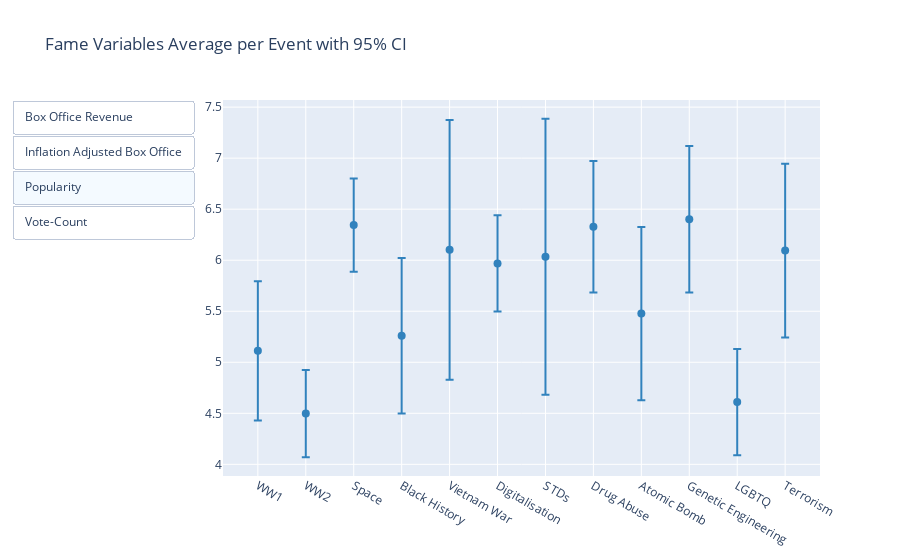

This figure's notebook cell:
### Code cell
columns_to_compare = ['box_office', 'popularity', 'vote_count'] 

all_averages, lower_bounds, upper_bounds = compute_averages_and_cis(events, columns_to_compare, movies_events)
averages, lb, ub = compute_averages_and_cis(events, ['inflation_adjusted_box_office'], movies_events_df)

all_averages.update(averages)
lower_bounds.update(lb)
upper_bounds.update(ub)

# Create a subplot 

fig = make_subplots(rows = 1, cols = 1, shared_xaxes = True)


# Initializing visibility list to only show "Box Office Revenue" initially

initial_visibility = [True, False, False, False]


# Iterate through the datasets and add traces to the plot

for i, (averages, lower_bound, upper_bound, y_label) in enumerate(zip([all_averages['box_office'], all_averages['inflation_adjusted_box_office'], all_averages['popularity'], all_averages['vote_count']],
                                                                      [lower_bounds['box_office'], lower_bounds['inflation_adjusted_box_office'], lower_bounds['popularity'], lower_bounds['vote_count']],
                                                                      [upper_bounds['box_office'], upper_bounds['inflation_adjusted_box_office'], upper_bounds['popularity'], upper_bounds['vote_count']],
                                                                      ['Box Office Revenue', 'inflation_adjusted_box_office', 'Popularity', 'Vote-Count'])):
    
    # Calculate symmetric error values
    
    symmetric_error = [(upper - lower) / 2 for upper, lower in zip(upper_bound, lower_bound)]

    # Scatter plot for mean with symmetric error bars
    marker_style = dict(size = 8, color = f'rgb{tuple(int(x * 255) for x in cm.tab20c(0)[:3])}')
    scatter_trace = go.Scatter(x = events, y = averages, mode = 'markers', name = y_label, marker = marker_style, visible = initial_visibility[i],
                              error_y = dict(type ='data', array = symmetric_error, symmetric = True))
    fig.add_trace(scatter_trace, row = 1, col = 1)

# Update layout

fig.update_layout(title_text='Fame Variables Average per Event with 95% CI', showlegend=False)


# Update menu to show/hide individual traces

buttons = []
for i, y_label in enumerate(['Box Office Revenue', 'Inflation Adjusted Box Office', 'Popularity', 'Vote-Count']):
    button = dict(label  =y_label, method = 'update', args = [{'visible': [True if j == i else False for j in range(4)]}])
    buttons.append(button)

    
    
fig.update_layout(updatemenus=[dict(type = 'buttons', showactive = True, buttons = buttons)])
fig.show()

### Figure 1 — Plotly figure (JSON) as saved in the notebook; plotly's stock layout.template omitted (floating-point values rounded to 4 significant figures)
{"data": [{"error_y": {"array": [16250000.0, 5726000.0, 10990000.0, 10930000.0, 9608000.0, 10470000.0, 34380000.0, 5376000.0, 18500000.0, 13100000.0, 9162000.0, 10370000.0], "symmetric": true, "type": "data"}, "marker": {"color": "rgb(49, 130, 189)", "size": 8}, "mode": "markers", "name": "Box Office Revenue", "type": "scatter", "visible": false, "x": ["WW1", "WW2", "Space", "Black History", "Vietnam War", "Digitalisation", "STDs", "Drug Abuse", "Atomic Bomb", "Genetic Engineering", "LGBTQ", "Terrorism"], "xaxis": "x", "y": [40310000.0, 22070000.0, 57330000.0, 31120000.0, 33490000.0, 42920000.0, 50250000.0, 29970000.0, 50430000.0, 53060000.0, 19710000.0, 40370000.0], "yaxis": "y"}, {"error_y": {"array": [19490000.0, 7797000.0, 11330000.0, 10760000.0, 14170000.0, 10050000.0, 55900000.0, 5931000.0, 17310000.0, 12760000.0, 9462000.0, 8614000.0], "symmetric": true, "type": "data"}, "marker": {"color": "rgb(49, 130, 189)", "size": 8}, "mode": "markers", "name": "inflation_adjusted_box_office", "type": "scatter", "visible": false, "x": ["WW1", "WW2", "Space", "Black History", "Vietnam War", "Digitalisation", "STDs", "Drug Abuse", "Atomic Bomb", "Genetic Engineering", "LGBTQ", "Terrorism"], "xaxis": "x", "y": [27610000.0, 21630000.0, 47980000.0, 28690000.0, 32840000.0, 38260000.0, 27400000.0, 27840000.0, 38140000.0, 49450000.0, 19980000.0, 34920000.0], "yaxis": "y"}, {"error_y": {"array": [0.6819, 0.4274, 0.457, 0.7615, 1.273, 0.4715, 1.352, 0.6445, 0.8488, 0.7181, 0.5211, 0.8514], "symmetric": true, "type": "data"}, "marker": {"color": "rgb(49, 130, 189)", "size": 8}, "mode": "markers", "name": "Popularity", "type": "scatter", "visible": true, "x": ["WW1", "WW2", "Space", "Black History", "Vietnam War", "Digitalisation", "STDs", "Drug Abuse", "Atomic Bomb", "Genetic Engineering", "LGBTQ", "Terrorism"], "xaxis": "x", "y": [5.112, 4.497, 6.345, 5.26, 6.102, 5.969, 6.034, 6.327, 5.477, 6.401, 4.61, 6.094], "yaxis": "y"}, {"error_y": {"array": [123.3, 61.28, 72.67, 135.8, 110.2, 90.41, 231.1, 72.47, 137.1, 101.6, 64.52, 106.7], "symmetric": true, "type": "data"}, "marker": {"color": "rgb(49, 130, 189)", "size": 8}, "mode": "markers", "name": "Vote-Count", "type": "scatter", "visible": false, "x": ["WW1", "WW2", "Space", "Black History", "Vietnam War", "Digitalisation", "STDs", "Drug Abuse", "Atomic Bomb", "Genetic Engineering", "LGBTQ", "Terrorism"], "xaxis": "x", "y": [299.2, 219.7, 403.1, 298.4, 276.9, 380.3, 427.4, 343.7, 367.1, 446.8, 164.2, 333.6], "yaxis": "y"}], "layout": {"autosize": true, "showlegend": false, "title": {"text": "Fame Variables Average per Event with 95% CI"}, "updatemenus": [{"active": 2, "buttons": [{"args": [{"visible": [true, false, false, false]}], "label": "Box Office Revenue", "method": "update"}, {"args": [{"visible": [false, true, false, false]}], "label": "Inflation Adjusted Box Office", "method": "update"}, {"args": [{"visible": [false, false, true, false]}], "label": "Popularity", "method": "update"}, {"args": [{"visible": [false, false, false, true]}], "label": "Vote-Count", "method": "update"}], "showactive": true, "type": "buttons"}], "xaxis": {"anchor": "y", "autorange": true, "domain": [0, 1], "range": [-0.7456, 11.75], "type": "category"}, "yaxis": {"anchor": "x", "autorange": true, "domain": [0, 1], "range": [3.886, 7.57], "type": "linear"}}}
